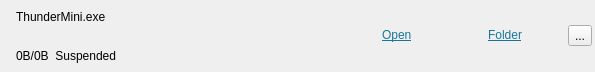
<?xml version="1.0" encoding="UTF-8"?>
<ui version="4.0">
 <class>DownloaderChildWidget</class>
 <widget class="QWidget" name="DownloaderChildWidget">
  <property name="geometry">
   <rect>
    <x>0</x>
    <y>0</y>
    <width>595</width>
    <height>72</height>
   </rect>
  </property>
  <property name="sizePolicy">
   <sizepolicy hsizetype="Expanding" vsizetype="Preferred">
    <horstretch>0</horstretch>
    <verstretch>0</verstretch>
   </sizepolicy>
  </property>
  <property name="minimumSize">
   <size>
    <width>0</width>
    <height>0</height>
   </size>
  </property>
  <property name="maximumSize">
   <size>
    <width>16777215</width>
    <height>16777215</height>
   </size>
  </property>
  <property name="windowTitle">
   <string>Form</string>
  </property>
  <layout class="QHBoxLayout" name="horizontalLayout_2">
   <property name="leftMargin">
    <number>3</number>
   </property>
   <property name="topMargin">
    <number>0</number>
   </property>
   <property name="rightMargin">
    <number>3</number>
   </property>
   <property name="bottomMargin">
    <number>0</number>
   </property>
   <item>
    <widget class="QLabel" name="fileIcon">
     <property name="text">
      <string/>
     </property>
     <property name="pixmap">
      <pixmap>:/images/gtk-stop.png</pixmap>
     </property>
    </widget>
   </item>
   <item>
    <layout class="QVBoxLayout" name="verticalLayout_2">
     <item>
      <widget class="QLabel" name="label">
       <property name="sizePolicy">
        <sizepolicy hsizetype="Minimum" vsizetype="Preferred">
         <horstretch>0</horstretch>
         <verstretch>0</verstretch>
        </sizepolicy>
       </property>
       <property name="minimumSize">
        <size>
         <width>200</width>
         <height>0</height>
        </size>
       </property>
       <property name="text">
        <string>ThunderMini.exe</string>
       </property>
      </widget>
     </item>
     <item>
      <widget class="QLabel" name="transferStatusLabel">
       <property name="text">
        <string>0B/0B  Suspended</string>
       </property>
      </widget>
     </item>
    </layout>
   </item>
   <item>
    <layout class="QVBoxLayout" name="verticalLayout">
     <item>
      <spacer name="verticalSpacer">
       <property name="orientation">
        <enum>Qt::Vertical</enum>
       </property>
       <property name="sizeType">
        <enum>QSizePolicy::Fixed</enum>
       </property>
       <property name="sizeHint" stdset="0">
        <size>
         <width>20</width>
         <height>10</height>
        </size>
       </property>
      </spacer>
     </item>
     <item>
      <layout class="QHBoxLayout" name="horizontalLayout">
       <item>
        <spacer name="horizontalSpacer_3">
         <property name="orientation">
          <enum>Qt::Horizontal</enum>
         </property>
         <property name="sizeHint" stdset="0">
          <size>
           <width>40</width>
           <height>20</height>
          </size>
         </property>
        </spacer>
       </item>
       <item>
        <widget class="QLabel" name="label_2">
         <property name="sizePolicy">
          <sizepolicy hsizetype="Fixed" vsizetype="Fixed">
           <horstretch>24</horstretch>
           <verstretch>24</verstretch>
          </sizepolicy>
         </property>
         <property name="text">
          <string/>
         </property>
         <property name="pixmap">
          <pixmap resource="resources.qrc">:/resources/images/open.png</pixmap>
         </property>
        </widget>
       </item>
       <item>
        <widget class="QLabel" name="openFileLabel">
         <property name="sizePolicy">
          <sizepolicy hsizetype="Fixed" vsizetype="Fixed">
           <horstretch>24</horstretch>
           <verstretch>24</verstretch>
          </sizepolicy>
         </property>
         <property name="text">
          <string>&lt;html&gt;&lt;head/&gt;&lt;body&gt;&lt;p&gt;&lt;a href=&quot;#clear&quot;&gt;&lt;span style=&quot; text-decoration: underline; color:#19779b;&quot;&gt;Open&lt;/span&gt;&lt;/a&gt;&lt;/p&gt;&lt;/body&gt;&lt;/html&gt;</string>
         </property>
        </widget>
       </item>
       <item>
        <spacer name="horizontalSpacer">
         <property name="orientation">
          <enum>Qt::Horizontal</enum>
         </property>
         <property name="sizeType">
          <enum>QSizePolicy::Fixed</enum>
         </property>
         <property name="sizeHint" stdset="0">
          <size>
           <width>40</width>
           <height>20</height>
          </size>
         </property>
        </spacer>
       </item>
       <item>
        <widget class="QLabel" name="label_3">
         <property name="sizePolicy">
          <sizepolicy hsizetype="Fixed" vsizetype="Fixed">
           <horstretch>16</horstretch>
           <verstretch>16</verstretch>
          </sizepolicy>
         </property>
         <property name="maximumSize">
          <size>
           <width>24</width>
           <height>24</height>
          </size>
         </property>
         <property name="text">
          <string/>
         </property>
         <property name="pixmap">
          <pixmap resource="resources.qrc">:/resources/images/document-open-folder.png</pixmap>
         </property>
         <property name="scaledContents">
          <bool>true</bool>
         </property>
        </widget>
       </item>
       <item>
        <widget class="QLabel" name="openFolderLabel">
         <property name="sizePolicy">
          <sizepolicy hsizetype="Fixed" vsizetype="Fixed">
           <horstretch>24</horstretch>
           <verstretch>24</verstretch>
          </sizepolicy>
         </property>
         <property name="text">
          <string>&lt;html&gt;&lt;head/&gt;&lt;body&gt;&lt;p&gt;&lt;a href=&quot;#clear&quot;&gt;&lt;span style=&quot; text-decoration: underline; color:#19779b;&quot;&gt;Folder&lt;/span&gt;&lt;/a&gt;&lt;/p&gt;&lt;/body&gt;&lt;/html&gt;</string>
         </property>
        </widget>
       </item>
       <item>
        <spacer name="horizontalSpacer_2">
         <property name="orientation">
          <enum>Qt::Horizontal</enum>
         </property>
         <property name="sizeType">
          <enum>QSizePolicy::Fixed</enum>
         </property>
         <property name="sizeHint" stdset="0">
          <size>
           <width>40</width>
           <height>20</height>
          </size>
         </property>
        </spacer>
       </item>
       <item>
        <widget class="QToolButton" name="trashTaskBtn">
         <property name="text">
          <string>...</string>
         </property>
         <property name="icon">
          <iconset resource="resources.qrc">
           <normaloff>:/resources/images/user-trash.png</normaloff>:/resources/images/user-trash.png</iconset>
         </property>
        </widget>
       </item>
      </layout>
     </item>
     <item>
      <spacer name="verticalSpacer_2">
       <property name="orientation">
        <enum>Qt::Vertical</enum>
       </property>
       <property name="sizeType">
        <enum>QSizePolicy::Fixed</enum>
       </property>
       <property name="sizeHint" stdset="0">
        <size>
         <width>20</width>
         <height>10</height>
        </size>
       </property>
      </spacer>
     </item>
    </layout>
   </item>
  </layout>
 </widget>
 <resources>
  <include location="resources.qrc"/>
 </resources>
 <connections/>
</ui>
